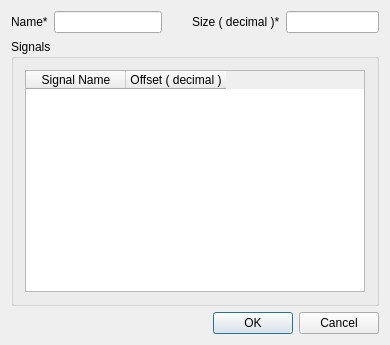
<?xml version="1.0" encoding="UTF-8"?>
<ui version="4.0">
 <class>SignalGroupDlg</class>
 <widget class="QDialog" name="SignalGroupDlg">
  <property name="geometry">
   <rect>
    <x>0</x>
    <y>0</y>
    <width>390</width>
    <height>345</height>
   </rect>
  </property>
  <property name="windowTitle">
   <string>SignalGroupDlg</string>
  </property>
  <layout class="QHBoxLayout" name="horizontalLayout_3">
   <item>
    <layout class="QVBoxLayout" name="verticalLayout">
     <item>
      <layout class="QHBoxLayout" name="horizontalLayout">
       <item>
        <widget class="QLabel" name="label">
         <property name="minimumSize">
          <size>
           <width>0</width>
           <height>0</height>
          </size>
         </property>
         <property name="text">
          <string>Name*</string>
         </property>
        </widget>
       </item>
       <item>
        <widget class="QLineEdit" name="editName">
         <property name="sizePolicy">
          <sizepolicy hsizetype="Fixed" vsizetype="Fixed">
           <horstretch>0</horstretch>
           <verstretch>0</verstretch>
          </sizepolicy>
         </property>
        </widget>
       </item>
       <item>
        <spacer name="horizontalSpacer">
         <property name="orientation">
          <enum>Qt::Horizontal</enum>
         </property>
         <property name="sizeHint" stdset="0">
          <size>
           <width>40</width>
           <height>20</height>
          </size>
         </property>
        </spacer>
       </item>
       <item>
        <widget class="QLabel" name="label_2">
         <property name="text">
          <string>Size ( decimal )*</string>
         </property>
        </widget>
       </item>
       <item>
        <widget class="QLineEdit" name="editSize"/>
       </item>
      </layout>
     </item>
     <item>
      <widget class="QGroupBox" name="groupBox">
       <property name="title">
        <string>Signals</string>
       </property>
       <layout class="QHBoxLayout" name="horizontalLayout_2">
        <item>
         <widget class="LDFCommonTableWidget" name="tableSignals">
          <column>
           <property name="text">
            <string>Signal Name</string>
           </property>
          </column>
          <column>
           <property name="text">
            <string>Offset ( decimal )</string>
           </property>
          </column>
         </widget>
        </item>
       </layout>
      </widget>
     </item>
     <item>
      <widget class="QDialogButtonBox" name="buttonOption">
       <property name="standardButtons">
        <set>QDialogButtonBox::Cancel|QDialogButtonBox::Ok</set>
       </property>
      </widget>
     </item>
    </layout>
   </item>
  </layout>
 </widget>
 <layoutdefault spacing="6" margin="11"/>
 <customwidgets>
  <customwidget>
   <class>LDFCommonTableWidget</class>
   <extends>QTableWidget</extends>
   <header>ldfcommontablewidget.h</header>
  </customwidget>
 </customwidgets>
 <resources/>
 <connections/>
</ui>
